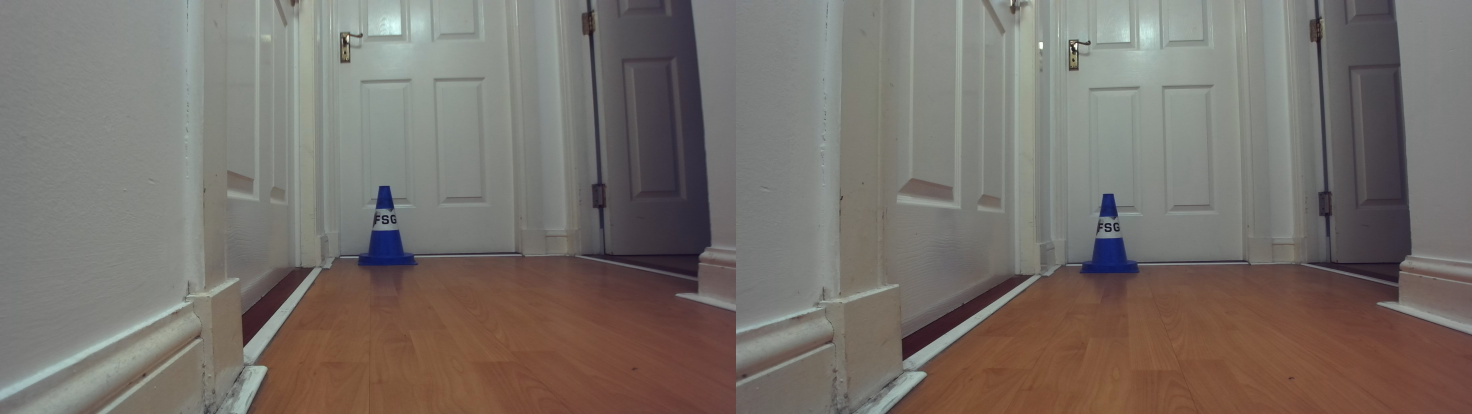
#> input picture media/test/1.jpg, 4416 x 1242 px (shown at 1/3 size)
$ python -i zed_opencv_native.py   (imports and definitions only)   (older library calls are emulated)
#> lines starting #> are read from the running program, lines starting #| are printed output that depends on the picture
import numpy as np
import os
import configparser
import cv2
import wget

# [87 lines left out: function init_calibration, not called in this run]

class Resolution :
    width = 1280
    height = 720

# [5 lines left out: function split, not called in this run]

def process(frame):
    image_size = Resolution()
    frame_height, frame_width, _ = frame.shape
    image_size.width = frame_width
    image_size.height = frame_height
    calibration_file = "SN34281902.conf"
    camera_matrix_left, camera_matrix_right, map_left_x, map_left_y, map_right_x, map_right_y = init_calibration(calibration_file, image_size)
    left_frame = frame[:, :frame_width//2]
    right_frame = frame[:, frame_width//2:]
    left_rect, _ = split(cv2.remap(left_frame, map_left_x, map_left_y, interpolation=cv2.INTER_LINEAR))
    right_rect, _ = split(cv2.remap(right_frame, map_right_x, map_right_y, interpolation=cv2.INTER_LINEAR))

    rect = np.concatenate((left_rect, right_rect), axis=1)
    return rect


# [10 lines left out: function main, not called in this run]

# [2 lines not run here, left out]

>>> import cv2
>>> picture = cv2.imread('../../../../media/test/1.jpg', cv2.IMREAD_GRAYSCALE)
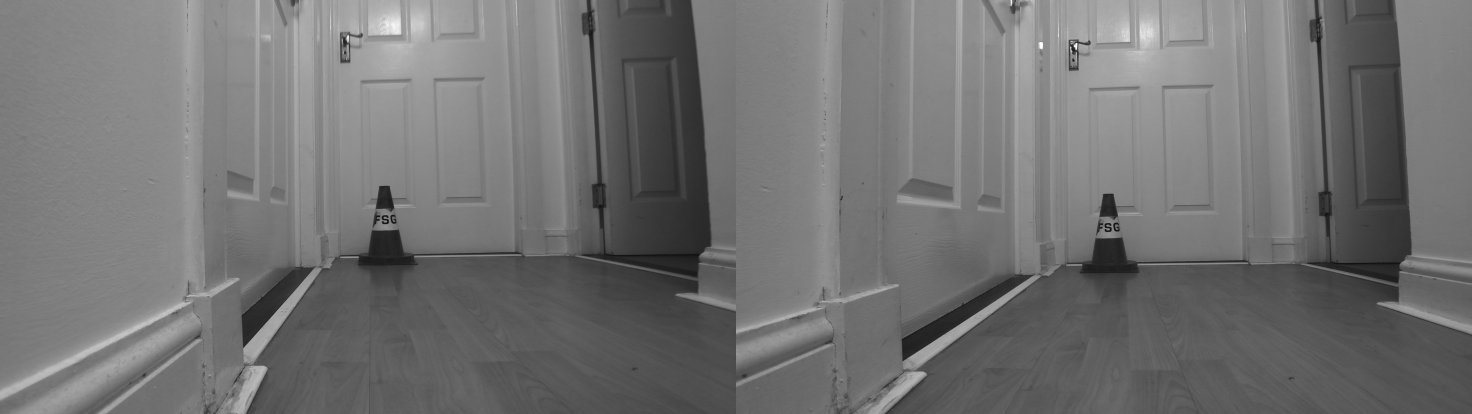
#> picture: shape (1242, 4416) (shown at 1/3 size); min 6, max 255, mean 114.6
#> (the run stopped early here; a loop or call above may not have finished)

$ run again, on media/test/3.jpg
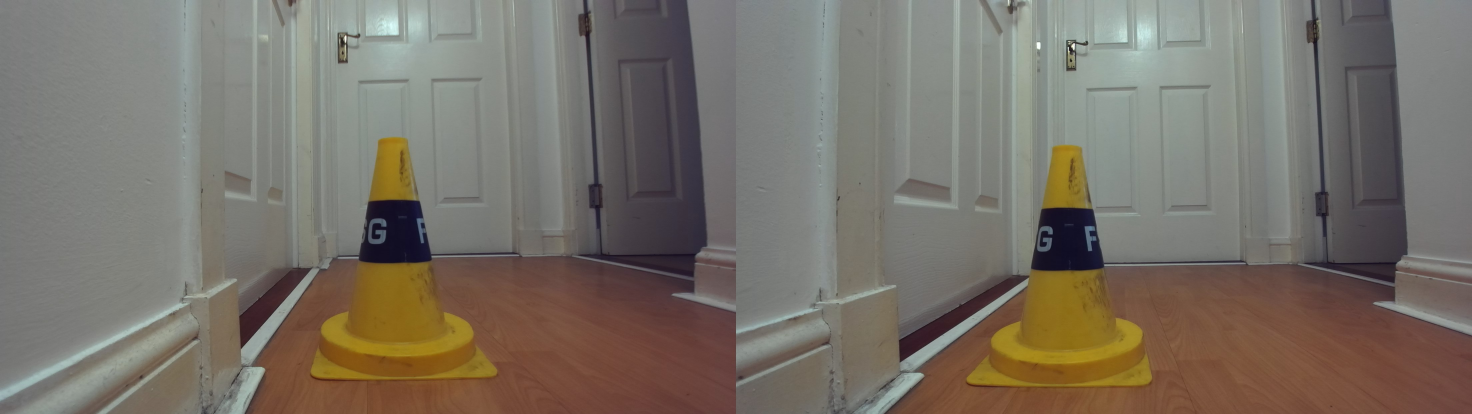
#> input picture media/test/3.jpg, 4416 x 1242 px (shown at 1/3 size)
#> `picture = cv2.imread('../../../../media/test/1.jpg', cv2.IMREAD_GRAYSC..`:
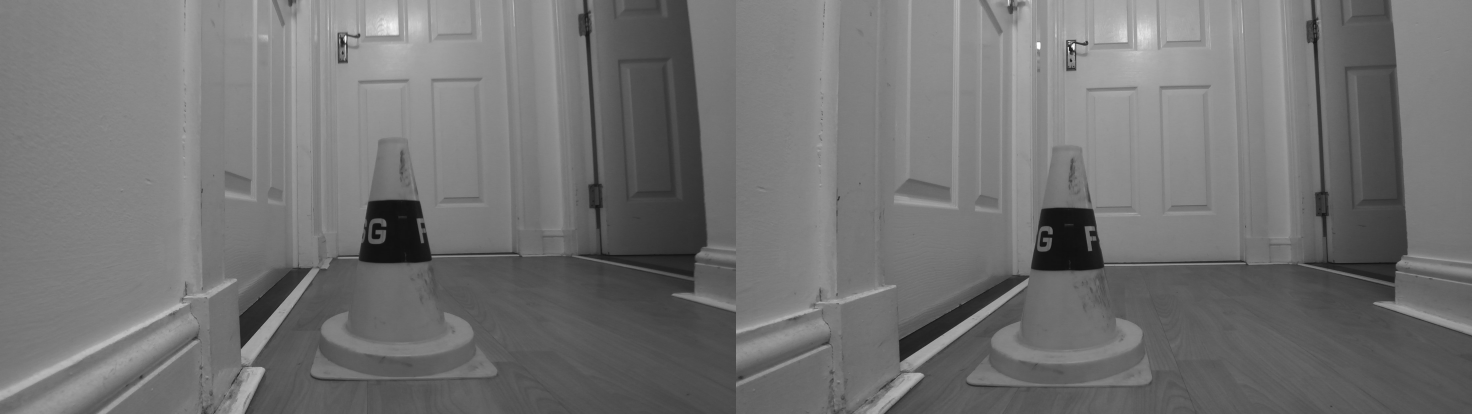
#> picture: shape (1242, 4416) (shown at 1/3 size); min 9, max 255, mean 114.9

$ run again, on media/test/4.jpg
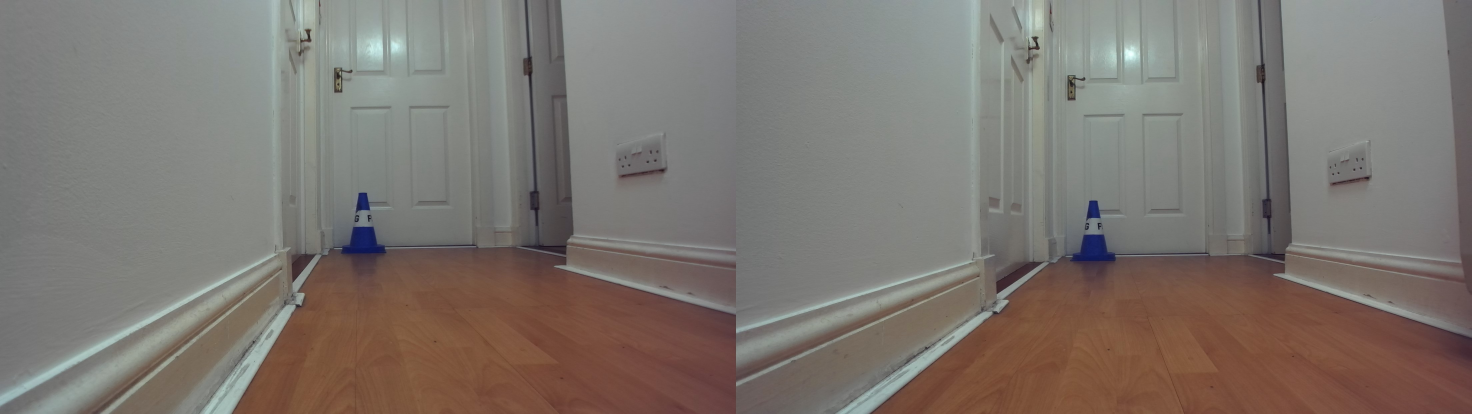
#> input picture media/test/4.jpg, 4416 x 1242 px (shown at 1/3 size)
#> `picture = cv2.imread('../../../../media/test/1.jpg', cv2.IMREAD_GRAYSC..`:
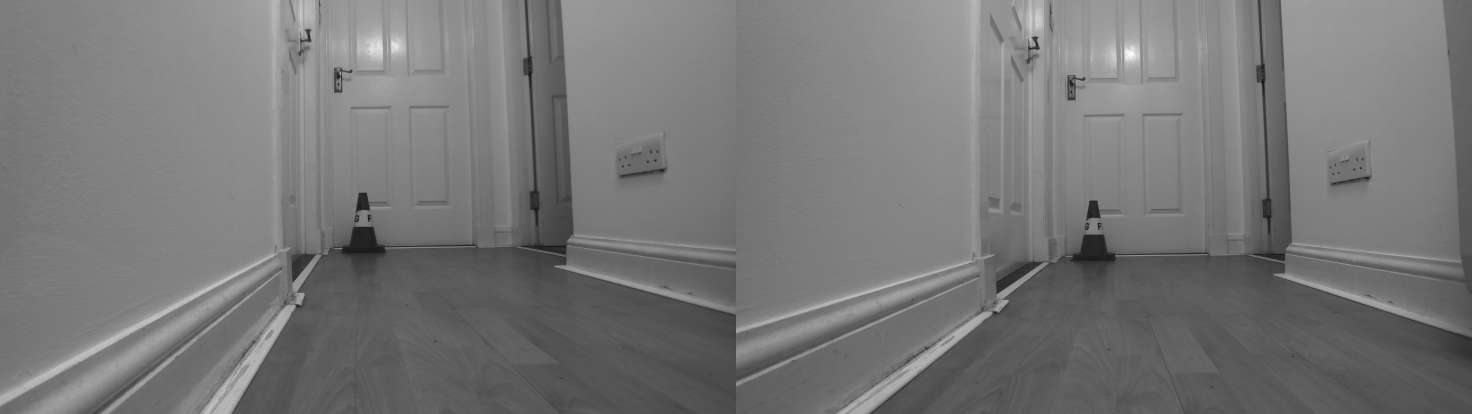
#> picture: shape (1242, 4416) (shown at 1/3 size); min 11, max 252, mean 119.5
